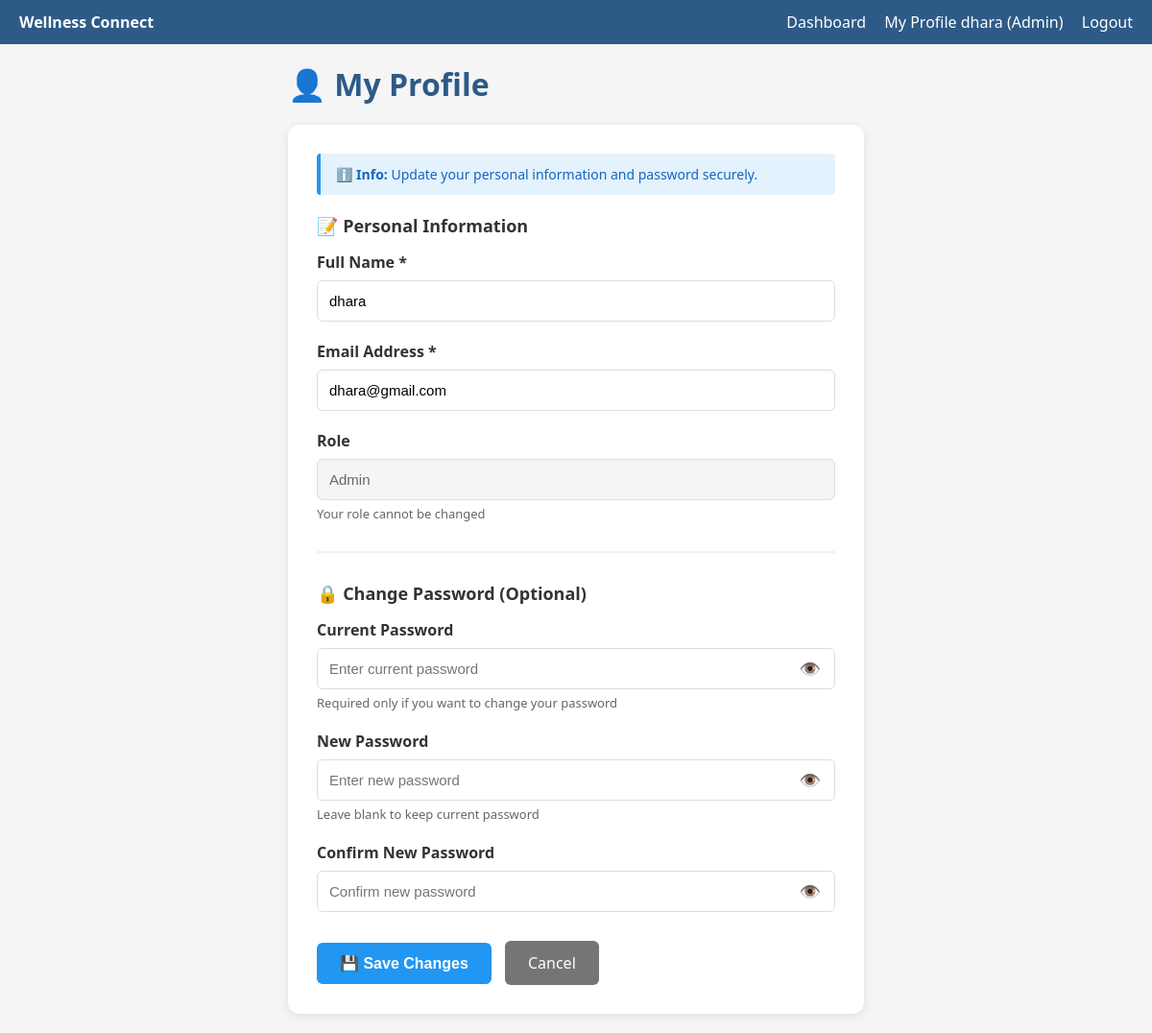
/profile/ (signed in), run on the app's committed database.
### accounts/models.py (models this page shows, shortened)
class User(AbstractBaseUser, PermissionsMixin):
    email = models.EmailField(unique=True)
    name = models.CharField(max_length=255)
    role = models.CharField(max_length=20, choices=ROLES)
    anonymous_flag = models.BooleanField(default=False)
    date_joined = models.DateTimeField(auto_now_add=True)
    risk_score = models.IntegerField(default=0)
    current_stress_level = models.CharField(max_length=10, default='Low')
    is_flagged_high = models.BooleanField(default=False)
    is_active = models.BooleanField(default=True)
    is_staff = models.BooleanField(default=False)
    objects = UserManager()
    USERNAME_FIELD = 'email'
    REQUIRED_FIELDS = ['name', 'role']

### accounts/views.py (the view, shortened to what this page needs)
# urls.py: path("profile/", views.profile_view, name="profile"),
@login_required
def profile_view(request):
    user = request.user
    return render(request, 'accounts/profile.html', {'user': user})

### accounts/templates/accounts/profile.html (shortened to what this page needs)
{% extends 'base.html' %}
{% block content %}
<div class="profile-container">
    <h1>👤 My Profile</h1>
    <div class="profile-card">
        <form method="POST">
            <div class="info-box">
                <p><strong>ℹ️ Info:</strong> Update your personal information and password securely.</p>
            </div>
            <div class="section-title">📝 Personal Information</div>
            <div class="form-group">
                <label for="name">Full Name *</label>
                <input type="text"
                       id="name"
                       name="name"
                       value="{{ user.name }}"
                       required>
            </div>
            <div class="form-group">
                <label for="email">Email Address *</label>
                <input type="email"
                       id="email"
                       name="email"
                       value="{{ user.email }}"
                       required>
            </div>
            <div class="form-group">
                <label>Role</label>
                <input type="text"
                       value="{{ user.role }}"
                       readonly>
                <small>Your role cannot be changed</small>
            </div>
            <hr class="section-divider">
            <div class="section-title">🔒 Change Password (Optional)</div>
            <div class="form-group">
                <label for="current_password">Current Password</label>
                <input type="password"
                       id="current_password"
                       name="current_password"
                       placeholder="Enter current password">
                <small>Required only if you want to change your password</small>
            </div>
            <div class="form-group">
                <label for="new_password">New Password</label>
                <input type="password"
                       id="new_password"
                       name="new_password"
                       placeholder="Enter new password">
                <small>Leave blank to keep current password</small>
            </div>
            <div class="form-group">
                <label for="confirm_password">Confirm New Password</label>
                <input type="password"
                       id="confirm_password"
                       name="confirm_password"
                       placeholder="Confirm new password">
            </div>
            <div style="margin-top: 30px;">
                <button type="submit" class="btn-primary">
                    💾 Save Changes
                </button>
                <a href="{% if user.role == 'Student' %}{% url 'student:student_dashboard' %}{% elif user.role == 'Counsellor' %}{% url 'counsellor:counsellor_dashboard' %}{% elif user.role == 'Admin' %}{% url 'admin_panel:admin_dashboard' %}{% endif %}"
                   class="btn-secondary">
                    Cancel
                </a>
            </div>
        </form>
    </div>
</div>
{% endblock %}

### templates/base.html (shortened to what this page needs)
<!DOCTYPE html>
<html lang="en">
<head>
</head>
<body>
    <nav class="navbar">
        <span><strong>Wellness Connect</strong></span>
        <div>
            {% if user.is_authenticated %}
                <a href="{% url 'accounts:role_redirect' %}">Dashboard</a>
                <a href="{% url 'accounts:profile' %}">My Profile</a>
                <span>{{ user.name }} ({{ user.role }})</span>
                <a href="{% url 'accounts:logout' %}">Logout</a>
            {% else %}
                <a href="{% url 'accounts:login' %}">Login</a>
                <a href="{% url 'accounts:register' %}">Register</a>
            {% endif %}
        </div>
    </nav>
    <div class="container">
        {% block content %}{% endblock %}
    </div>
</body>
</html>

### templates/base.html (style rules this page uses)
* { box-sizing: border-box; }
body { font-family: Segoe UI, sans-serif; margin: 0; padding: 0; background: #f5f5f5; }
.navbar { background: #2d5a87; color: white; padding: 12px 20px; display: flex; justify-content: space-between; align-items: center; }
.navbar a { color: white; text-decoration: none; margin-left: 15px; }
.container { max-width: 900px; margin: 20px auto; padding: 0 15px; }
.form-group { margin-bottom: 14px; }
.form-group label { display: block; margin-bottom: 4px; font-weight: 600; }
h1 { color: #2d5a87; margin-top: 0; }

### accounts/templates/accounts/profile.html (style rules this page uses)
.profile-container { max-width: 600px; margin: 0 auto; }
.profile-card { background: white; padding: 30px; border-radius: 12px; box-shadow: 0 2px 8px rgba(0,0,0,0.1); }
.form-group { margin-bottom: 20px; }
.form-group label { display: block; margin-bottom: 8px; font-weight: 600; color: #333; }
.form-group input { width: 100%; padding: 12px; border: 1px solid #ddd; border-radius: 6px; font-size: 15px; transition: border-color 0.2s; }
.form-group input[readonly] { background-color: #f5f5f5; color: #666; }
.form-group small { display: block; margin-top: 5px; color: #666; font-size: 13px; }
.section-divider { margin: 30px 0; border: none; border-top: 2px solid #f0f0f0; }
.section-title { font-size: 18px; font-weight: 600; color: #333; margin-bottom: 15px; }
.btn-primary { background-color: #2196F3; color: white; padding: 12px 24px; border: none; border-radius: 6px; font-size: 16px; font-weight: 600; cursor: pointer; transition: background-color 0.2s; }
.btn-secondary { background-color: #757575; color: white; padding: 12px 24px; border-radius: 6px; font-size: 16px; text-decoration: none; display: inline-block; margin-left: 10px; }
.info-box { background-color: #e3f2fd; border-left: 4px solid #2196F3; padding: 12px 16px; margin-bottom: 20px; border-radius: 4px; }
.info-box p { margin: 0; color: #1565c0; font-size: 14px; }

### data on the page
User: name "dhara", role "Admin", email "dhara@gmail.com"
